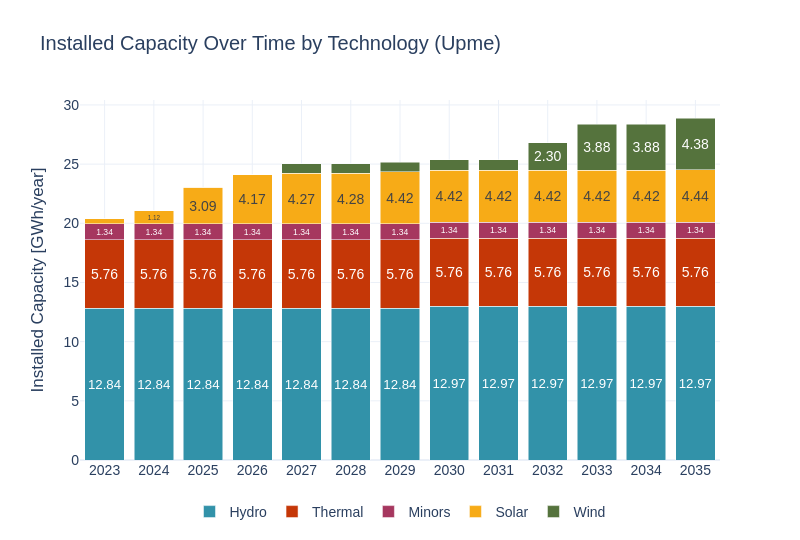

Notebook cell for this chart:
### Code cell
cap_inst_upme = pd.read_csv('../../../data/UPME/scenarios/1_upme.csv')
all_techs  = cap_inst_upme["gen_tech"].unique()

full_index = pd.MultiIndex.from_product([range(years[0], years[1] + 1), all_techs], names=["year", "gen_tech"])
all_combinations = pd.DataFrame(index=full_index).reset_index()

cap_inst_upme = pd.merge(all_combinations, cap_inst_upme, on=["year", "gen_tech"], how="left")
cap_inst_upme["BuildGen"] = cap_inst_upme["BuildGen"].fillna(0)

cap_inst_upme["BuildGen"] = cap_inst_upme.groupby("gen_tech")["BuildGen"].cumsum()
cap_inst_upme["BuildGen"] = cap_inst_upme["BuildGen"] / 1000
sw.scenarios.dispatched_generation(cap_inst_upme, 'Installed Capacity', 'GWh', 'year', 'BuildGen', 'gen_tech', scenario_name, 'Upme', 1)
#cap_inst_upme.to_csv('./14_upme.csv')

### Figure 1 — Plotly figure (JSON) as saved in the notebook; plotly's stock layout.template omitted (floating-point values rounded to 4 significant figures)
{"data": [{"alignmentgroup": "True", "hovertemplate": "gen_tech=Hydro<br>Year=%{x}<br>Dispatched Generation (MW)=%{y}<br>text=%{text}<extra></extra>", "insidetextanchor": "middle", "legendgroup": "Hydro", "marker": {"color": "#3292A9", "pattern": {"shape": ""}}, "name": "Hydro", "offsetgroup": "Hydro", "orientation": "v", "showlegend": true, "text": ["12.84", "12.84", "12.84", "12.84", "12.84", "12.84", "12.84", "12.97", "12.97", "12.97", "12.97", "12.97", "12.97"], "textangle": 0, "textposition": "inside", "texttemplate": "%{text}", "type": "bar", "x": [2023, 2024, 2025, 2026, 2027, 2028, 2029, 2030, 2031, 2032, 2033, 2034, 2035], "xaxis": "x", "y": [12.84, 12.84, 12.84, 12.84, 12.84, 12.84, 12.84, 12.97, 12.97, 12.97, 12.97, 12.97, 12.97], "yaxis": "y"}, {"alignmentgroup": "True", "hovertemplate": "gen_tech=Thermal<br>Year=%{x}<br>Dispatched Generation (MW)=%{y}<br>text=%{text}<extra></extra>", "insidetextanchor": "middle", "legendgroup": "Thermal", "marker": {"color": "#C53707", "pattern": {"shape": ""}}, "name": "Thermal", "offsetgroup": "Thermal", "orientation": "v", "showlegend": true, "text": ["5.76", "5.76", "5.76", "5.76", "5.76", "5.76", "5.76", "5.76", "5.76", "5.76", "5.76", "5.76", "5.76"], "textangle": 0, "textposition": "inside", "texttemplate": "%{text}", "type": "bar", "x": [2023, 2024, 2025, 2026, 2027, 2028, 2029, 2030, 2031, 2032, 2033, 2034, 2035], "xaxis": "x", "y": [5.764, 5.764, 5.764, 5.764, 5.764, 5.764, 5.764, 5.764, 5.764, 5.764, 5.764, 5.764, 5.764], "yaxis": "y"}, {"alignmentgroup": "True", "hovertemplate": "gen_tech=Minors<br>Year=%{x}<br>Dispatched Generation (MW)=%{y}<br>text=%{text}<extra></extra>", "insidetextanchor": "middle", "legendgroup": "Minors", "marker": {"color": "#A6375F", "pattern": {"shape": ""}}, "name": "Minors", "offsetgroup": "Minors", "orientation": "v", "showlegend": true, "text": ["1.34", "1.34", "1.34", "1.34", "1.34", "1.34", "1.34", "1.34", "1.34", "1.34", "1.34", "1.34", "1.34"], "textangle": 0, "textposition": "inside", "texttemplate": "%{text}", "type": "bar", "x": [2023, 2024, 2025, 2026, 2027, 2028, 2029, 2030, 2031, 2032, 2033, 2034, 2035], "xaxis": "x", "y": [1.341, 1.341, 1.341, 1.341, 1.341, 1.341, 1.341, 1.341, 1.341, 1.341, 1.341, 1.341, 1.341], "yaxis": "y"}, {"alignmentgroup": "True", "hovertemplate": "gen_tech=Solar<br>Year=%{x}<br>Dispatched Generation (MW)=%{y}<br>text=%{text}<extra></extra>", "insidetextanchor": "middle", "legendgroup": "Solar", "marker": {"color": "#F7AB17", "pattern": {"shape": ""}}, "name": "Solar", "offsetgroup": "Solar", "orientation": "v", "showlegend": true, "text": ["", "1.12", "3.09", "4.17", "4.27", "4.28", "4.42", "4.42", "4.42", "4.42", "4.42", "4.42", "4.44"], "textangle": 0, "textposition": "inside", "texttemplate": "%{text}", "type": "bar", "x": [2023, 2024, 2025, 2026, 2027, 2028, 2029, 2030, 2031, 2032, 2033, 2034, 2035], "xaxis": "x", "y": [0.454, 1.119, 3.094, 4.172, 4.272, 4.282, 4.422, 4.422, 4.422, 4.422, 4.422, 4.422, 4.442], "yaxis": "y"}, {"alignmentgroup": "True", "hovertemplate": "gen_tech=Wind<br>Year=%{x}<br>Dispatched Generation (MW)=%{y}<br>text=%{text}<extra></extra>", "insidetextanchor": "middle", "legendgroup": "Wind", "marker": {"color": "#55733D", "pattern": {"shape": ""}}, "name": "Wind", "offsetgroup": "Wind", "orientation": "v", "showlegend": true, "text": ["", "", "", "", "", "", "", "", "", "2.30", "3.88", "3.88", "4.38"], "textangle": 0, "textposition": "inside", "texttemplate": "%{text}", "type": "bar", "x": [2023, 2024, 2025, 2026, 2027, 2028, 2029, 2030, 2031, 2032, 2033, 2034, 2035], "xaxis": "x", "y": [0, 0, 0, 0, 0.795, 0.795, 0.795, 0.875, 0.875, 2.301, 3.876, 3.876, 4.376], "yaxis": "y"}], "layout": {"barmode": "stack", "font": {"family": "Arial", "size": 14}, "height": 540, "legend": {"orientation": "h", "title": {}, "tracegroupgap": 0, "x": 0.5, "xanchor": "center", "y": -0.1}, "title": {"text": "Installed Capacity Over Time by Technology (Upme)"}, "width": 800, "xaxis": {"anchor": "y", "domain": [0, 1], "showgrid": true, "tickangle": 0, "tickfont": {"family": "Arial", "size": 14}, "tickvals": [2023, 2024, 2025, 2026, 2027, 2028, 2029, 2030, 2031, 2032, 2033, 2034, 2035], "title": {"text": ""}}, "yaxis": {"anchor": "x", "domain": [0, 1], "title": {"text": "Installed Capacity [GWh/year]"}}}}
